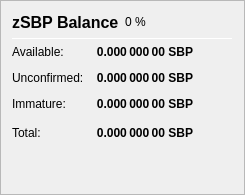
                   <widget class="QFrame" name="frame_ZerocoinBalances">
                    <property name="frameShape">
                     <enum>QFrame::StyledPanel</enum>
                    </property>
                    <property name="frameShadow">
                     <enum>QFrame::Raised</enum>
                    </property>
                    <layout class="QVBoxLayout" name="verticalLayout_7">
                     <item>
                      <layout class="QHBoxLayout" name="horizontalLayout_8" stretch="0,0,0">
                       <item>
                        <widget class="QLabel" name="label_5z_3">
                         <property name="minimumSize">
                          <size>
                           <width>0</width>
                           <height>20</height>
                          </size>
                         </property>
                         <property name="font">
                          <font>
                           <pointsize>12</pointsize>
                           <weight>75</weight>
                           <bold>true</bold>
                          </font>
                         </property>
                         <property name="text">
                          <string>zSBP Balance</string>
                         </property>
                        </widget>
                       </item>
                       <item>
                        <widget class="QLabel" name="labelzSBPPercent">
                         <property name="text">
                          <string notr="true">0 %</string>
                         </property>
                        </widget>
                       </item>
                       <item>
                        <spacer name="horizontalSpacer_11">
                         <property name="orientation">
                          <enum>Qt::Horizontal</enum>
                         </property>
                         <property name="sizeHint" stdset="0">
                          <size>
                           <width>40</width>
                           <height>20</height>
                          </size>
                         </property>
                        </spacer>
                       </item>
                      </layout>
                     </item>
                     <item>
                      <widget class="Line" name="line_ZerocoinBalance">
                       <property name="minimumSize">
                        <size>
                         <width>0</width>
                         <height>1</height>
                        </size>
                       </property>
                       <property name="maximumSize">
                        <size>
                         <width>16777215</width>
                         <height>1</height>
                        </size>
                       </property>
                       <property name="orientation">
                        <enum>Qt::Horizontal</enum>
                       </property>
                      </widget>
                     </item>
                     <item>
                      <layout class="QGridLayout" name="gridLayout_5">
                       <property name="spacing">
                        <number>12</number>
                       </property>
                       <item row="1" column="0">
                        <widget class="QLabel" name="labelzBalanceMatureText">
                         <property name="toolTip">
                          <string>Mature: more than 20 confirmation and more than 1 mint of the same denomination after it was minted.
These zSBP are spendable.</string>
                         </property>
                         <property name="text">
                          <string>Available:</string>
                         </property>
                        </widget>
                       </item>
                       <item row="1" column="1">
                        <widget class="QLabel" name="labelzBalanceMature">
                         <property name="font">
                          <font>
                           <weight>75</weight>
                           <bold>true</bold>
                          </font>
                         </property>
                         <property name="toolTip">
                          <string>Mature: more than 20 confirmation and more than 1 mint of the same denomination after it was minted.
These zSBP are spendable.</string>
                         </property>
                         <property name="text">
                          <string notr="true">0.000 000 00 SBP</string>
                         </property>
                         <property name="alignment">
                          <set>Qt::AlignRight|Qt::AlignTrailing|Qt::AlignVCenter</set>
                         </property>
                        </widget>
                       </item>
                       <item row="2" column="0">
                        <widget class="QLabel" name="labelzBalanceUnconfirmedText">
                         <property name="toolTip">
                          <string>Unconfirmed: less than 20 confirmations
Immature: confirmed, but less than 1 mint of the same denomination after it was minted</string>
                         </property>
                         <property name="text">
                          <string>Unconfirmed:</string>
                         </property>
                        </widget>
                       </item>
                       <item row="2" column="1">
                        <widget class="QLabel" name="labelzBalanceUnconfirmed">
                         <property name="font">
                          <font>
                           <weight>75</weight>
                           <bold>true</bold>
                          </font>
                         </property>
                         <property name="toolTip">
                          <string>Unconfirmed: less than 20 confirmations
Immature: confirmed, but less than 1 mint of the same denomination after it was minted</string>
                         </property>
                         <property name="text">
                          <string notr="true">0.000 000 00 SBP</string>
                         </property>
                         <property name="alignment">
                          <set>Qt::AlignRight|Qt::AlignTrailing|Qt::AlignVCenter</set>
                         </property>
                        </widget>
                       </item>
                       <item row="3" column="0">
                        <widget class="QLabel" name="labelzBalanceImmatureText">
                         <property name="toolTip">
                          <string>Unconfirmed: less than 20 confirmations
Immature: confirmed, but less than 1 mint of the same denomination after it was minted</string>
                         </property>
                         <property name="text">
                          <string>Immature:</string>
                         </property>
                        </widget>
                       </item>
                       <item row="3" column="1">
                        <widget class="QLabel" name="labelzBalanceImmature">
                         <property name="font">
                          <font>
                           <weight>75</weight>
                           <bold>true</bold>
                          </font>
                         </property>
                         <property name="toolTip">
                          <string>Unconfirmed: less than 20 confirmations
Immature: confirmed, but less than 1 mint of the same denomination after it was minted</string>
                         </property>
                         <property name="text">
                          <string notr="true">0.000 000 00 SBP</string>
                         </property>
                         <property name="alignment">
                          <set>Qt::AlignRight|Qt::AlignTrailing|Qt::AlignVCenter</set>
                         </property>
                        </widget>
                       </item>
                       <item row="4" column="0">
                        <widget class="QLabel" name="labelzBalanceText">
                         <property name="toolTip">
                          <string>Your current zSBP balance, unconfirmed and immature zSBP included.</string>
                         </property>
                         <property name="text">
                          <string>Total:</string>
                         </property>
                        </widget>
                       </item>
                       <item row="4" column="1">
                        <widget class="QLabel" name="labelzBalance">
                         <property name="font">
                          <font>
                           <weight>75</weight>
                           <bold>true</bold>
                          </font>
                         </property>
                         <property name="cursor">
                          <cursorShape>IBeamCursor</cursorShape>
                         </property>
                         <property name="toolTip">
                          <string>Your current zSBP balance, unconfirmed and immature zSBP included.</string>
                         </property>
                         <property name="text">
                          <string notr="true">0.000 000 00 SBP</string>
                         </property>
                         <property name="alignment">
                          <set>Qt::AlignRight|Qt::AlignTrailing|Qt::AlignVCenter</set>
                         </property>
                         <property name="textInteractionFlags">
                          <set>Qt::LinksAccessibleByMouse|Qt::TextSelectableByKeyboard|Qt::TextSelectableByMouse</set>
                         </property>
                        </widget>
                       </item>
                       <item row="4" column="2">
                        <spacer name="horizontalSpacer_4">
                         <property name="orientation">
                          <enum>Qt::Horizontal</enum>
                         </property>
                         <property name="sizeHint" stdset="0">
                          <size>
                           <width>40</width>
                           <height>20</height>
                          </size>
                         </property>
                        </spacer>
                       </item>
                      </layout>
                     </item>
                     <item>
                      <spacer name="verticalSpacer_4">
                       <property name="orientation">
                        <enum>Qt::Vertical</enum>
                       </property>
                       <property name="sizeHint" stdset="0">
                        <size>
                         <width>20</width>
                         <height>40</height>
                        </size>
                       </property>
                      </spacer>
                     </item>
                    </layout>
                   </widget>
